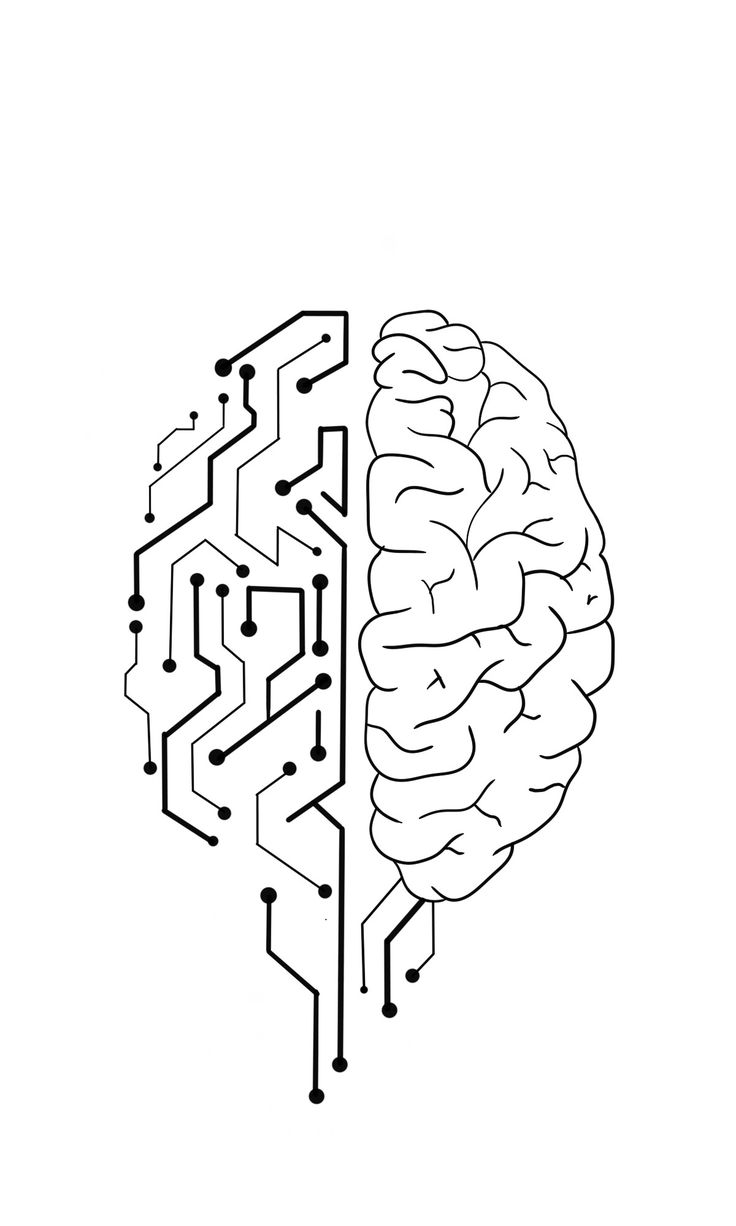
#> input picture resources/brain.jpg, 736 x 1226 px, given in place of the camera
$ python stacking_images.py
#> lines starting #> are read from the running program, lines starting #| are printed output that depends on the picture; after the words box and inside, x2 and y2 are one past the last pixel; in counts of white or black regions, pixels touching at a corner belong together
### myutilis.py
import cv2
import numpy as np

def stackImages(scale,imgArray):
    rows = len(imgArray)
    cols = len(imgArray[0])
    rowsAvailable = isinstance(imgArray[0], list)
    width = imgArray[0][0].shape[1]
    height = imgArray[0][0].shape[0]
    if rowsAvailable:
        for x in range ( 0, rows):
            for y in range(0, cols):
                if imgArray[x][y].shape[:2] == imgArray[0][0].shape [:2]:
                    imgArray[x][y] = cv2.resize(imgArray[x][y], (0, 0), None, scale, scale)
                else:
                    imgArray[x][y] = cv2.resize(imgArray[x][y], (imgArray[0][0].shape[1], imgArray[0][0].shape[0]), None, scale,scale)
                if len(imgArray[x][y].shape) == 2: imgArray[x][y] = cv2.cvtColor(imgArray[x][y], cv2.COLOR_GRAY2BGR)
        imageBlank = np.zeros((height, width, 3), np.uint8)
        hor = [imageBlank]*rows
        hor_con = [imageBlank]*rows
        for x in range(0, rows):
            hor[x] = np.hstack(imgArray[x])
        ver = np.vstack(hor)
    else:
        for x in range(0, rows):
            if imgArray[x].shape[:2] == imgArray[0].shape[:2]:
                imgArray[x] = cv2.resize(imgArray[x], (0, 0), None, scale, scale)
            else:
                imgArray[x] = cv2.resize(imgArray[x], (imgArray[0].shape[1], imgArray[0].shape[0]), None, scale, scale)
            if len(imgArray[x].shape) == 2: imgArray[x] = cv2.cvtColor(imgArray[x], cv2.COLOR_GRAY2BGR)
        hor = np.hstack(imgArray)
        ver = hor
    return ver

### stacking_images.py
import cv2
import numpy as np

import myutilis

frameWidth = 640
frameHeight = 480

cap = cv2.VideoCapture(0)
# cap.set(3, frameWidth)
# cap.set(4, frameHeight)

while True:
    success, img = cap.read()
#> img is the input picture: shape (1226, 736, 3); min 0, max 255, mean 245.7
    img = cv2.resize(img, (frameWidth, frameHeight))
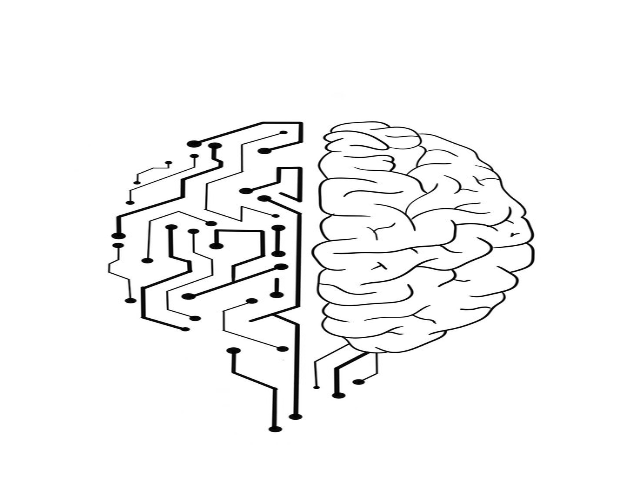
#> img: shape (480, 640, 3); min 0, max 255, mean 245.6
    # cv2.imshow("Video", img)


    kernel = np.ones((5, 5), np.uint8)
    print("Kernel:\n", kernel)

    # path = "resources/cat.jpg"

    # img = cv2.imread(path)

    imgGray = cv2.cvtColor(img, cv2.COLOR_BGR2GRAY)
    imgBlur = cv2.GaussianBlur(imgGray, (9, 9), 0)
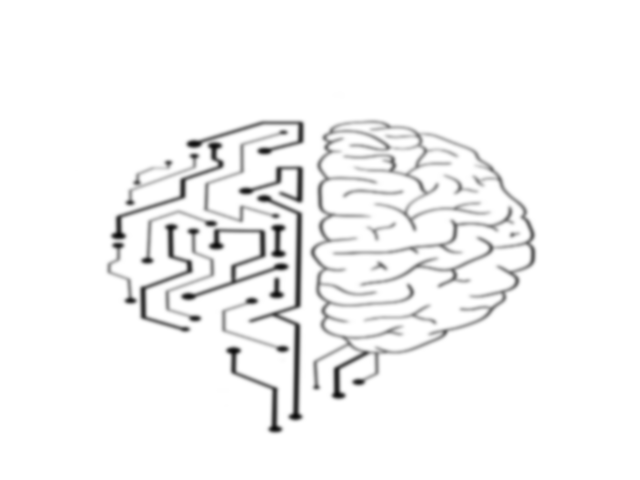
#> imgBlur: shape (480, 640); min 13, max 255, mean 245.6
    imgCanny = cv2.Canny(imgBlur, 100, 100)
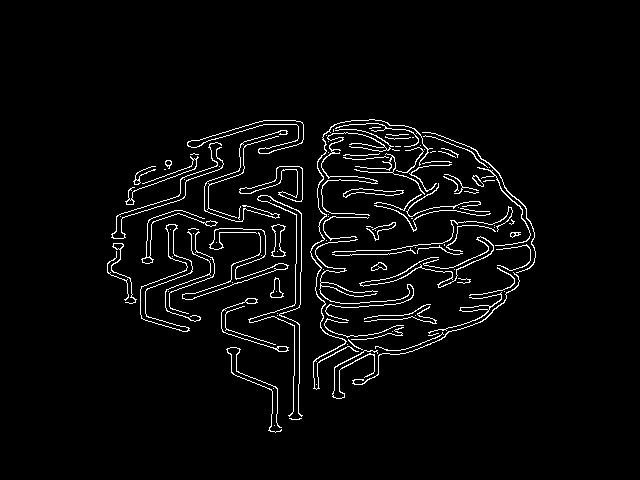
#> imgCanny: shape (480, 640); 3.6% white in thin lines or dots, all inside (x1, y1, x2, y2) = (107, 119, 536, 433)
    imgDilated = cv2.dilate(imgCanny, kernel, iterations=1)
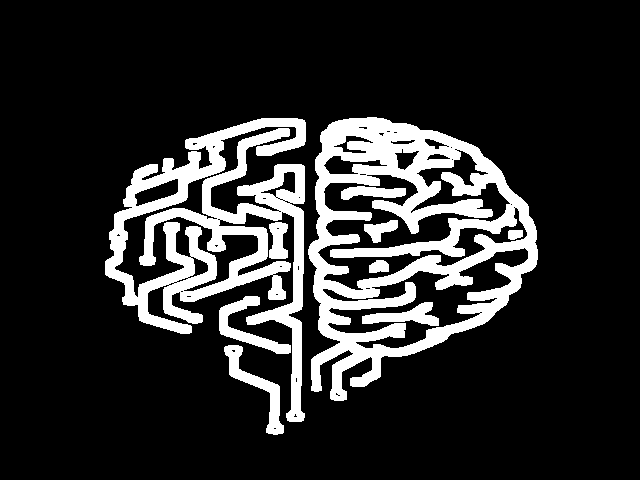
#> imgDilated: shape (480, 640); 16.7% white; 10 white regions, largest, box (x1, y1, x2, y2) and area: (308, 117, 538, 401) 25510, (105, 118, 306, 422) 20333, (224, 345, 284, 435) 1331
    imgEroded = cv2.erode(imgDilated, kernel, iterations=1)
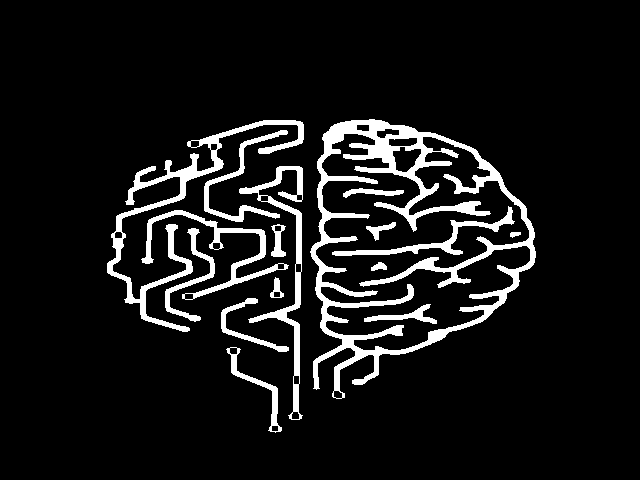
#> imgEroded: shape (480, 640); 8.8% white; 16 white regions, largest, box (x1, y1, x2, y2) and area: (310, 119, 536, 399) 12747, (107, 120, 304, 332) 4250, (239, 166, 303, 420) 2334

    imgBlank = np.zeros((200, 200), np.uint8)

    StackedImages = myutilis.stackImages(0.4, ([img, imgGray, imgBlur, img, imgGray, imgBlur],
                                      [imgCanny, imgDilated, imgEroded, imgCanny, imgDilated, imgEroded],
                                      [img, imgGray, imgBlur, img, imgGray, imgBlur],
                                      [imgCanny, imgDilated, imgEroded, imgCanny, imgDilated, imgEroded]))
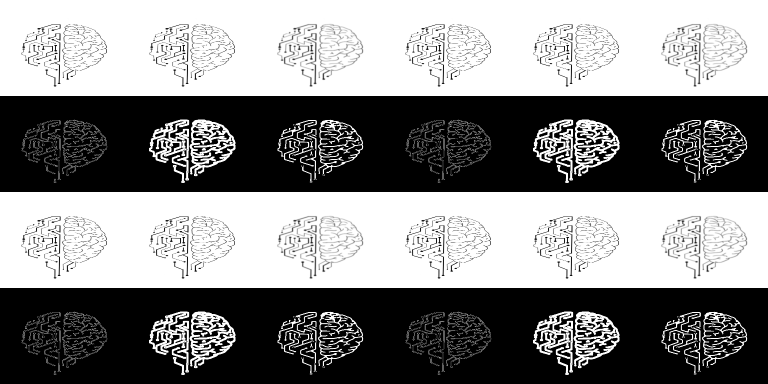
#> StackedImages: shape (768, 1536, 3) (shown at 1/2 size); min 0, max 255, mean 135.2

    cv2.imshow("Stacked Images", StackedImages)
    # [6 lines of commented-out code are left out]

    if cv2.waitKey(1) & 0xFF == ord('q'):
#> (key q is pressed here)
            break
